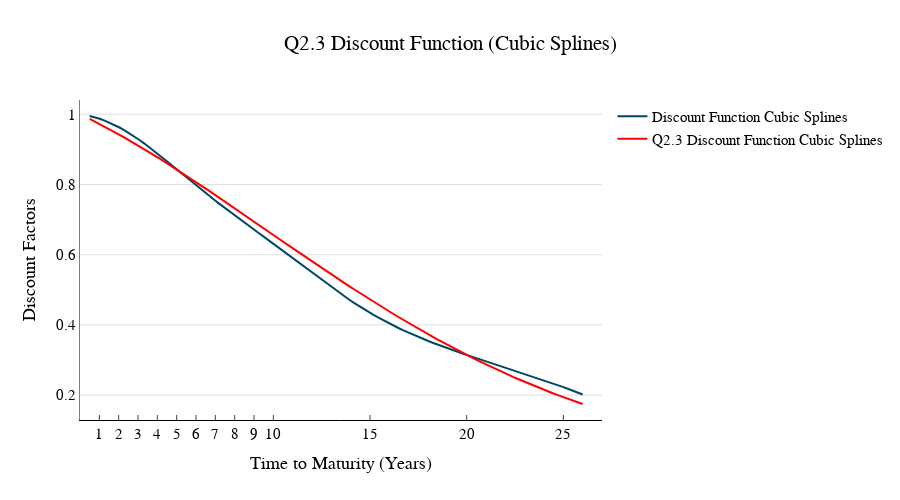

Notebook source saved alongside this figure:
### Code cell
discount_function2 = 1 / ((1 + cs2(maturity_range)) ** maturity_range)

gr.graph_discount2(maturity_range, discount_function, maturity_range, discount_function2,"Q2.3 Discount Function (Cubic Splines)", "Discount Factors",'Discount Function Cubic Splines', 'Q2.3 Discount Function Cubic Splines')
